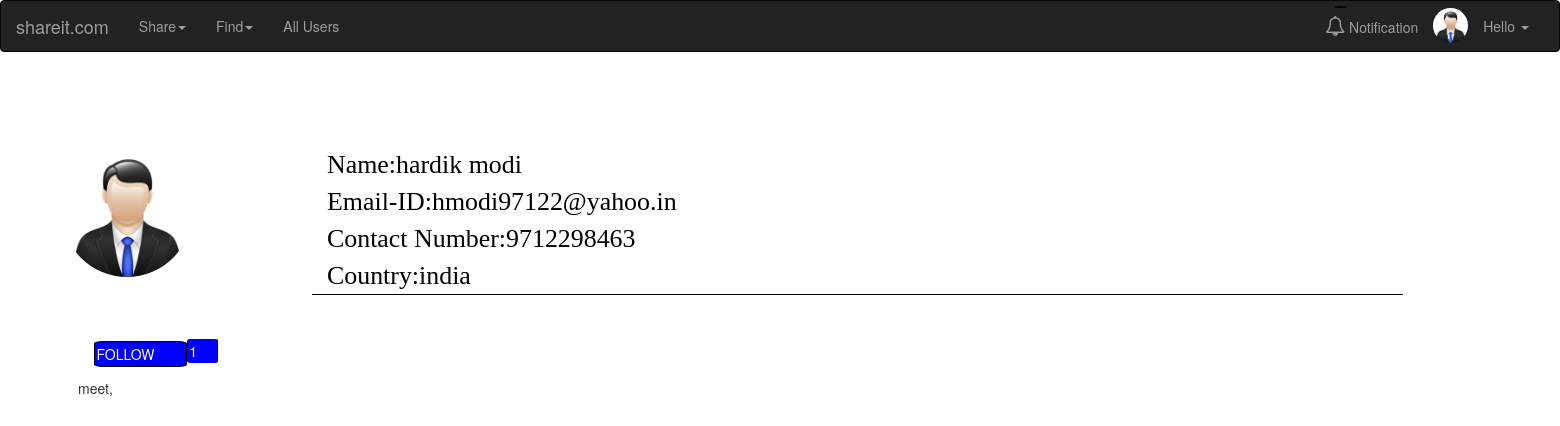
Page /userprofile.php?user_id=1 on the committed database.
### tables this page shows
CREATE TABLE `users` (
  `userid` int(255) NOT NULL,
  `firstname` varchar(32) DEFAULT NULL,
  `lastname` varchar(32) DEFAULT NULL,
  `email` varchar(100) DEFAULT NULL,
  `password` mediumtext,
  `contactnumber` varchar(12) DEFAULT NULL,
  `country` varchar(100) DEFAULT NULL,
  `image` varchar(100) DEFAULT NULL,
  `current` varchar(100) DEFAULT NULL
);

CREATE TABLE `followers` (
  `followerid` int(2) DEFAULT NULL,
  `followingid` int(2) DEFAULT NULL,
  `followername` varchar(32) DEFAULT NULL,
  `followid` int(11) NOT NULL
);

### userprofile.php (the view, shortened to what this page needs)
<?php
	include 'init.php';
	$user_id = $_GET['user_id'];
	$email=$_SESSION['email'];
    $profiles_query = "SELECT * FROM users WHERE email='$email'";
    $profiles_result = mysqli_query($con,$profiles_query);
    $profile=mysqli_fetch_array($profiles_result);
	$profile_query = "SELECT * FROM users WHERE userid='$user_id'";
    $profile_result = mysqli_query($con,$profile_query);
    $row=mysqli_fetch_array($profile_result);
    $q=$row['userid'];
    $follower_count_query = "SELECT * FROM followers WHERE followingid='$q'";
    $follower_query_result = mysqli_query($con,$follower_count_query);
    $follower_rows = mysqli_num_rows($follower_query_result);
	?>
<!DOCTYPE html>
<html>
<head>
    <link rel="stylesheet" href="https://maxcdn.bootstrapcdn.com/bootstrap/3.3.7/css/bootstrap.min.css">
    <link rel="stylesheet" href="https://cdnjs.cloudflare.com/ajax/libs/font-awesome/4.7.0/css/font-awesome.min.css">
</head>
<body>
<nav class="navbar navbar-inverse" style="width: 100%;">
  <div class="container-fluid">
    <div class="navbar-header">
      <a class="navbar-brand" href="home.php">shareit.com</a>
    </div>
    <div class="collapse navbar-collapse" id="myNavbar">
      <ul class="nav navbar-nav">
        <li class="dropdown"><a class="dropdown-toggle" data-toggle="dropdown" href="#">Share<span class="caret"></span></a>
        </li>
        <li class="dropdown"><a class="dropdown-toggle" data-toggle="dropdown" href="#">Find<span class="caret"></span></a>
        </li>
        <li><a href="allusers.php">All Users</a></li>
      </ul>
      <ul class="nav navbar-nav navbar-right">
      <li><a href="notification.php" onclick="zero(<?php echo $_SESSION['id']; ?>);"><i class="fa fa-bell-o" style="font-size:20px;"></i> Notification <div class="count" style="margin-left:9%;margin-top:-33%;border:1px solid black;padding-left:2%;background-color:red;border-radius: 50%;color:white;width:15%;"></div></a></li>
      <?php
         if($profile['image'] == ""){
            echo "<img width='200px' height='200px' src='pictures/profile.png' alt='Default Profile Pic' style='width:35px;height:35px;float:left;margin-top:3%;border-radius: 50%;'>";
            } else {
            echo "<img width='150px' height='150px' src='pictures/".$profile['image']."' alt='Profile Pic' style='width:35px;height:35px;float:left;margin-top:3%;border-radius: 50%;'>";
            }
    ?>
           <li class="dropdown">
          <a class="dropdown-toggle" data-toggle="dropdown" href="#">Hello <?php echo $_SESSION['firstname']."  ".$_SESSION['lastname'];?><span class="caret"></span></a>
        </li>
      </ul>
    </div>
  </div>
</nav>
<div class="contain" style="margin-left: 4%;">
<?php
         if($profile['image'] == ""){
            echo "<img width='200px' height='200px' src='pictures/profile.png' alt='Default Profile Pic' style='width:130px;height:130px;float:left;margin-top:5%;border-radius: 50%;'>";
            } else {
            echo "<img width='50px' height='50px' src='pictures/".$profile['image']."' alt='Profile Pic' style='width:130px;height:130px;float:left;margin-top:5%;border-radius: 50%;'>";
            }
    ?>
</div>
<div class="container" style="margin-top: 6%;width:1091px;margin-left: 20%;font-size: 185%;font-family: Robota;color: black;border-bottom: 1px solid black;">
	<div class="info">
	Name:<?php echo $row['firstname'];echo "  "; echo $row['lastname']; ?>
	</div>
	<div class="info">
	Email-ID:<?php echo $row['email']; ?>
	</div>
	<div class="info">
	Contact Number:<?php echo $row['contactnumber']; ?>
	</div>
	<div class="info">
	Country:<?php echo $row['country']; ?>
	</div>
</div>
<div class="follow" style="margin-top: 3%;margin-left: 6%;border:1px solid black;width:6%;padding:2px;border-radius: 10%;background-color: blue;color:white;">
	<a onclick="users('<?php echo $q;?>');" style="color:white;">FOLLOW</a>
</div>
<div class="number" style="margin-left: 12%;margin-top: -1.85%;border-right:1px solid black;background-color: blue;color: white;width:2%;border-radius: 10%;padding:2px;">
<?php echo $follower_rows; ?>
</div>
<?php
            $follower_query = "SELECT * FROM followers WHERE followingid='$q'";
            $follower_result = mysqli_query($con,$follower_query);
            $rows12=mysqli_num_rows($follower_result);
            ?>
    <?php
                while($rows12>0){
                  $row12=mysqli_fetch_array($follower_result);
                  ?>
<div class="followers" style="float: left;margin-left: 5%;margin-top: 1%;display:inline-grid;">
	<?php echo $row12['followername']; ?>,<?php $rows12=$rows12-1;} ?>
</div>
</body>
</html>

### rows in the picture
users: firstname "hardik", lastname "modi", email "hmodi97122@yahoo.in", contactnumber "9712298463", country "india"
followers: followername "meet"

### other values in the picture
$follower_rows "1"
